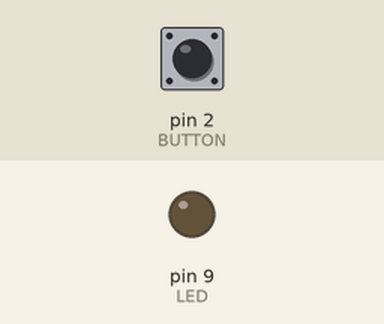
A sketch run on a simulated Arduino Uno, built with avr-gcc and run on an emulated ATmega328P. On the bench: output pins drawn as LEDs (lit = HIGH). Inputs (shaded band) come from the test bench; at power-on: pin 2 (BUTTON) LOW.

Above: at 1.2 s.
1.3 s: pin 2 (BUTTON) pulled HIGH for 0.15 s
At 2.5 s:
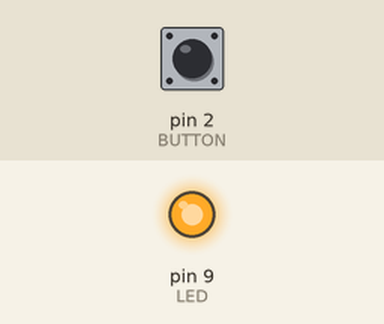
2.9 s: pin 2 (BUTTON) pulled HIGH for 1 s
At 3.9 s:
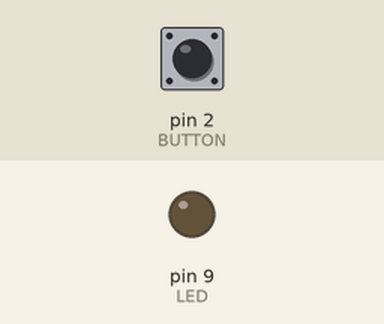
5.4 s: pin 2 (BUTTON) pulled HIGH for 3.2 s
At 5.8 s:
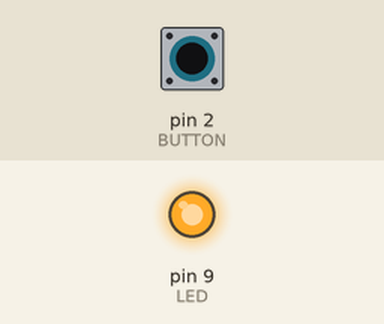
Timing chart, 0 to 8.4 s (numbered marks = the images above; inputs shaded):
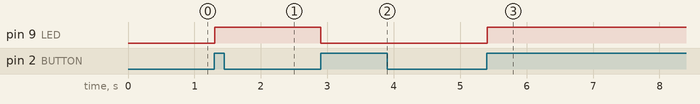

The sketch:

button_led.ino
```cpp
// Light Switcher Onner/Offer
// Author: Mitchell Saremba

// This is a program that allows someone to click a physical button to toggle an LED light. I wrote the program in conjunction with a simple circuit that I prototyped with a breadboard. It reads input from the button, and sends output to the LED.

const int LED = 9;
const int BUTTON = 2;
int prevState = LOW; // store previous / current button state to debug bouncing voltage
int currentState = LOW;
bool ledOn = false; // keep track of LED state for toggle

void setup() {
  // put your setup code here, to run once:
  pinMode(LED, OUTPUT);
  pinMode(BUTTON, INPUT); // default

  Serial.begin(9600);
}

void loop() {
  currentState = debounce(prevState);
  if (prevState == LOW && currentState == HIGH) ledOn = !ledOn;
  prevState = currentState;
  digitalWrite(LED, ledOn);
}

// for debugging bouncing voltage in button
bool debounce (bool prev) {
  bool current = digitalRead(BUTTON);
    if (prev != current) {
      delay(5);
      current = digitalRead(BUTTON);
    }
    return current;
}

void toggleLed() {
  if (ledOn) {
    digitalWrite(LED, HIGH);
  } else {
    digitalWrite(LED, LOW);
  }
}
```

Measured:
- after the input at 1.3 s, pin 9 (LED): LOW → HIGH at once
- after the input at 2.9 s, pin 9 (LED): HIGH → LOW at once
- after the input at 5.4 s, pin 9 (LED): LOW → HIGH at once
